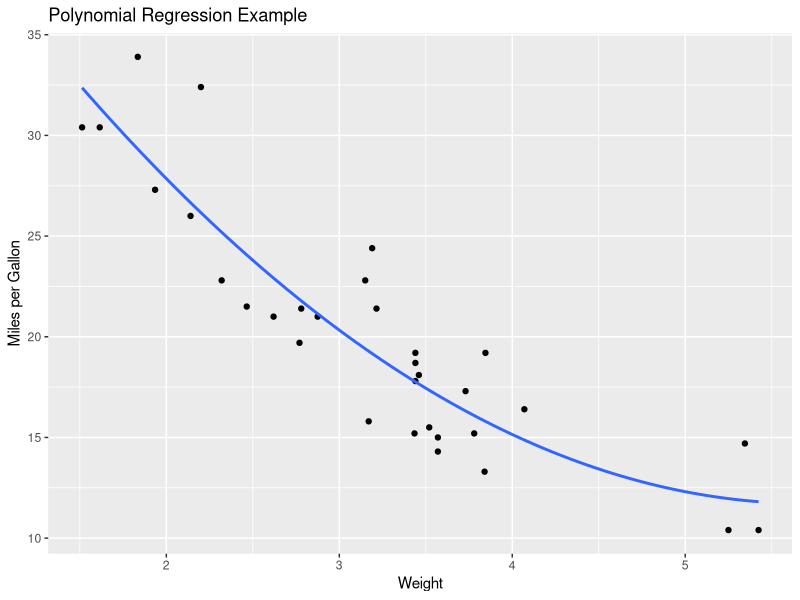

Write R code to recreate this figure.
## ---- chunk 1
knitr::opts_chunk$set(echo = FALSE)

list.of.packages <- c("ggplot2", "plotly")
new.packages <- list.of.packages[!(list.of.packages %in% installed.packages()[,"Package"])]
if(length(new.packages)) install.packages(new.packages)
## ---- chunk 2
library(ggplot2)
data(mtcars)

# Fitting a polynomial regression model
poly_model <- lm(mpg ~ poly(wt, 2), data=mtcars)

# Plotting
ggplot(mtcars, aes(x=wt, y=mpg)) +
  geom_point() +
  geom_smooth(method="lm", formula=y ~ poly(x, 2), se=FALSE) +
  labs(title="Polynomial Regression Example", x="Weight", y="Miles per Gallon")

#Result
poly_model
## ---- chunk 3
# generate seed
set.seed(0)

# Artificial dataset
age <- sample(18:70, 100, replace = TRUE)
income <- sample(30000:100000, 100, replace = TRUE)
account_years <- sample(1:30, 100, replace = TRUE)
has_referral <- sample(0:1, 100, replace = TRUE)
is_subscriber <- sample(0:1, 100, replace = TRUE)

# create dataframe
customer_data <- data.frame(age, income, account_years, has_referral, is_subscriber)

# display dataframe
head(customer_data)

# Fitting a logistic regression model
logistic_model <- glm(is_subscriber ~ age + income + account_years + has_referral, 
                      data=customer_data, family="binomial")

# Summary
summary(logistic_model)
## ---- chunk 4
# generate the seed 
set.seed(0)

# Artificial dataset
exposure <- sample(1:10, 100, replace = TRUE)
group <- sample(c("A", "B"), 100, replace = TRUE)

# dependent variable
rate <- rpois(100, lambda = exposure * ifelse(group == "A", 0.5, 1))

# create dataframe by combine variable
poisson_data <- data.frame(group, exposure, rate)

# display dataframe
head(poisson_data)

# Fitting a GLM
poisson_glm <- glm(rate ~ exposure + group, family = poisson(), data = poisson_data)

# Summary
summary(poisson_glm)
